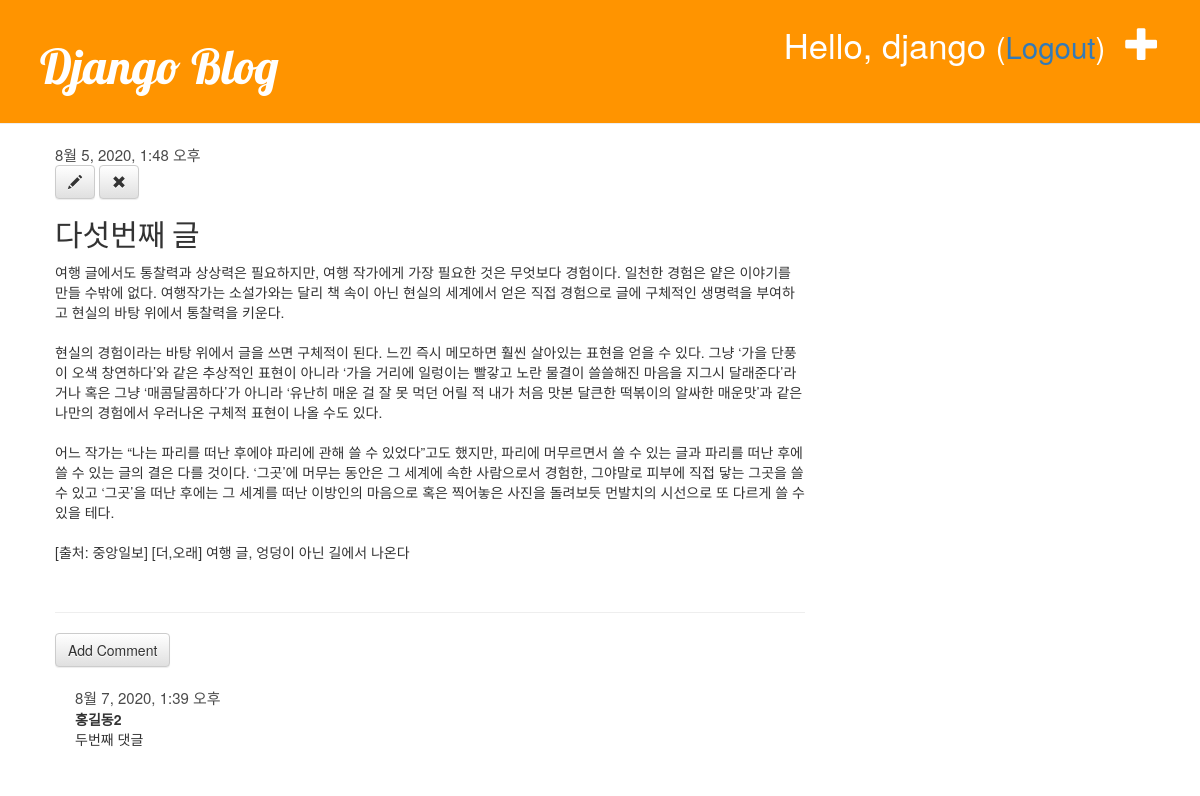
The app's page /post/5/ (signed in) with its own data.
### blog/models.py (models this page shows, shortened)
class Post(models.Model):
    author = models.ForeignKey('auth.User', on_delete=models.CASCADE)
    title = models.CharField(max_length=200, validators=[min_length_3_validator])
    text = models.TextField()
    created_date = models.DateTimeField(default=timezone.now)
    published_date = models.DateTimeField(blank=True, null=True)

class Comment(models.Model):
    post = models.ForeignKey('blog.Post', on_delete=models.CASCADE, related_name='comments')
    author = models.CharField(max_length=100)
    text = models.TextField()
    created_date = models.DateTimeField(default=timezone.now)
    approved_comment = models.BooleanField(default=False)

### blog/views.py (the view)
# urls.py: path('post/<int:pk>/', views.post_detail, name='post_detail'),
def post_detail(request, pk):
    post = get_object_or_404(Post, pk=pk)
    return render(request, 'blog/post_detail.html', {'post': post})

### blog/templates/blog/post_detail.html (shortened to what this page needs)
{% extends 'blog/base.html' %}
{% block content %}
    <div class="post">
        {% if post.published_date %}
            <div class="date">
                {{ post.published_date }}
            </div>
        {% endif %}
        {% if user.is_authenticated %}
            <a class="btn btn-default" href="{% url 'post_edit' pk=post.pk %}">
                <span class="glyphicon glyphicon-pencil"></span>
            </a>
            <a class="btn btn-default" href="#" onclick="post_remove()">
                <span class="glyphicon glyphicon-remove"></span>
            </a>
        {% endif %}
        <h2>{{ post.title|title }}</h2>
        <p>{{ post.text|linebreaksbr }}</p>
    </div>
<hr>
<a class="btn btn-default" href="{% url 'add_comment_to_post' pk=post.pk %}">Add Comment</a>
{% for comment in post.comments.all %}
    <div class="comment">
        <div class="date">
            {{comment.created_date}}
        </div>
        <strong>{{comment.author}}</strong>
        <p>{{comment.text|linebreaksbr}}</p>
    </div>
{% empty %}
    <p> No comments here yet:( </p>
{% endfor %}
{% endblock %}

### blog/templates/blog/base.html (shortened to what this page needs)
<!DOCTYPE html>
{% load static %}
<html lang="ko">
<head>
    <link rel="stylesheet" href="https://stackpath.bootstrapcdn.com/bootstrap/3.4.1/css/bootstrap.min.css">
    <link rel="stylesheet" href="https://stackpath.bootstrapcdn.com/bootstrap/3.4.1/css/bootstrap-theme.min.css">
    <link rel="stylesheet" href="{% static 'css/blog.css' %}">
</head>
<body>
    <div class="page-header">
        {% if user.is_authenticated %}
            <a href="{% url 'post_new' %}" class="top-menu">
                <span class="glyphicon glyphicon-plus"></span>
            </a>
            <p class="top-menu">Hello, {{user.username}}
                <small>(<a href="{% url 'logout' %}?next={{request.path}}">Logout</a>)</small>
            </p>
        {% else %}
            <a href="{% url 'login' %}" class="top-menu">
                <span class="glyphicon glyphicon-lock"></span>
            </a>
        {% endif %}
        <h1><a href="/">Django Blog</a></h1>
    </div>
    <div class="content container">
        <div class="row">
            <div class="col-md-8">
                {% block content %}
                {% endblock %}
            </div>
        </div>
    </div>
</body>
</html>

### blog/static/css/blog.css (style rules this page uses)
.page-header { background-color: #ff9400; margin-top: 0; padding: 20px 20px 20px 40px; }
.page-header h1, .page-header h1 a, .page-header h1 a:visited, .page-header h1 a:active { color: #ffffff; font-size: 36pt; text-decoration: none; }
h1,h2,h3,h4 { font-family: 'Lobster', cursive; }
.content { margin-left: 40px; }
.post { margin-bottom: 50px; }
.date { color: #4a4a4a; font-size: 15px; }
.top-menu, .top-menu:hover, top-menu:visited { color: white; font-size: 26pt; margin-right: 20px; float: right; }
.comment { margin: 20px 0px 20px 20px; }

### records on screen
Post: published_date "8월 5, 2020, 1:48 오후", title "다섯번째 글", text "여행 글에서도 통찰력과 상상력은 필요하지만, 여행 작가에게 가장 필요한 것은 무엇보다 경험이다. 일천한 경험은 얕은 이야기를 만들 수밖에 없다. 여행작가는 소설가와는 달리 책 속이 아닌 현실의 세계에서 얻은 직접 경험으로 글에 구체적인 생명력을 부여하고 현실의 바탕 위에서 통찰력을 키운다. 현실의 경험이라는 바탕 위에서 글을 쓰면 구체적이 된다. 느낀 즉시 메모하면 훨씬 살아있는 표현을 얻을 수 있다. 그냥 ‘가을 단풍이 오색 창연하다’와 같은 추상적인 표현이 아니라 ‘가을 거리에 일렁이는 빨갛고 노란 물결이 쓸쓸해진 마음을 지그시 달래준다’라거나 혹은 그냥 ‘매콤달콤하다’가 아니라 ‘유난히 매운 걸 잘 못 먹던 어릴 적 내가 처음 맛본 달큰한 떡볶이의 알싸한 매운맛’과 같은 나만의 경험에서 우러나온 구체적 표현이 나올 수도 있다. 어느 작가는 “나는 파리를 떠난 후에야 파리에 관해 쓸 수 있었다”고도 했지만, 파리에 머무르면서 쓸 수 있는 글과 파리를 떠난 후에 쓸 수 있는 글의 결은 다를 것이다. ‘그곳’에 머무는 동안은 그 세계에 속한 사람으로서 경험한, 그야말로 피부에 직접 닿는 그곳을 쓸 수 있고 ‘그곳’을 떠난 후에는 그 세계를 떠난 이방인의 마음으로 혹은 찍어놓은 사진을 돌려보듯 먼발치의 시선으로 또 다르게 쓸 수 있을 테다. [출처: 중앙일보] [더,오래] 여행 글, 엉덩이 아닌 길에서 나온다"
Comment: created_date "8월 7, 2020, 1:39 오후", author "홍길동2", text "두번째 댓글"

### other values on screen
{{ user.username }} "django"
